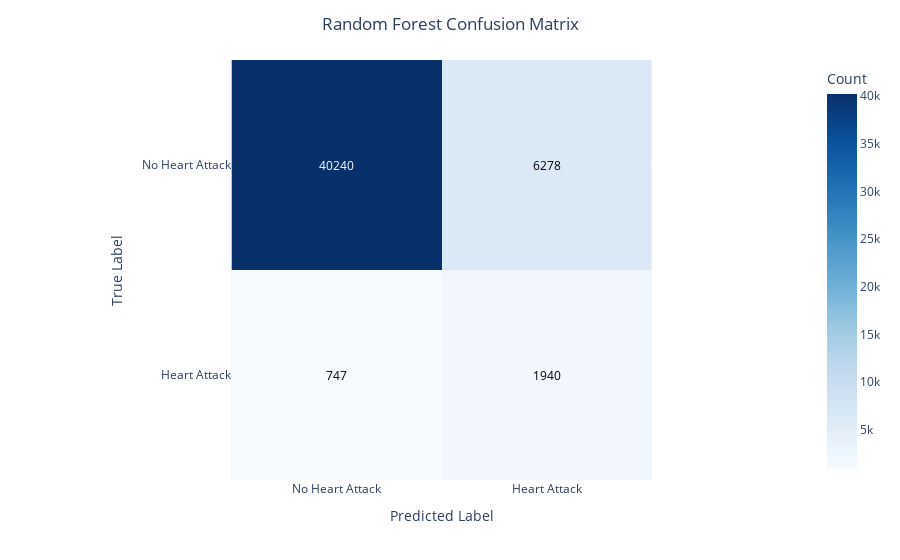

Source (notebook cell):
### Markdown cell above
### 4.2 Random Forest

Now, let's try a more complex model: Random Forest.

### Code cell
# Create and evaluate Random Forest model
rf_model = RandomForestClassifier(n_estimators=100, max_depth=10, min_samples_split=5, 
                                 class_weight='balanced', random_state=42, n_jobs=-1)
rf_results = evaluate_model(rf_model, X_train_processed, X_test_processed, y_train, y_test, "Random Forest")

### Figure 1 — Plotly figure (JSON) as saved in the notebook; plotly's stock layout.template omitted (floating-point values rounded to 4 significant figures)
{"data": [{"coloraxis": "coloraxis", "hovertemplate": "Predicted Label: %{x}<br>True Label: %{y}<br>Count: %{z}<extra></extra>", "name": "0", "type": "heatmap", "x": ["No Heart Attack", "Heart Attack"], "xaxis": "x", "y": ["No Heart Attack", "Heart Attack"], "yaxis": "y", "z": [[40240, 6278], [747, 1940]]}], "layout": {"annotations": [{"font": {"color": "white"}, "showarrow": false, "text": "40240", "x": "No Heart Attack", "y": "No Heart Attack"}, {"font": {"color": "black"}, "showarrow": false, "text": "6278", "x": "Heart Attack", "y": "No Heart Attack"}, {"font": {"color": "black"}, "showarrow": false, "text": "747", "x": "No Heart Attack", "y": "Heart Attack"}, {"font": {"color": "black"}, "showarrow": false, "text": "1940", "x": "Heart Attack", "y": "Heart Attack"}], "coloraxis": {"colorbar": {"title": {"text": "Count"}}, "colorscale": [[0, "rgb(247,251,255)"], [0.125, "rgb(222,235,247)"], [0.25, "rgb(198,219,239)"], [0.375, "rgb(158,202,225)"], [0.5, "rgb(107,174,214)"], [0.625, "rgb(66,146,198)"], [0.75, "rgb(33,113,181)"], [0.875, "rgb(8,81,156)"], [1, "rgb(8,48,107)"]]}, "margin": {"t": 60}, "title": {"text": "Random Forest Confusion Matrix", "x": 0.5}, "xaxis": {"anchor": "y", "constrain": "domain", "domain": [0, 1], "scaleanchor": "y", "title": {"text": "Predicted Label"}}, "yaxis": {"anchor": "x", "autorange": "reversed", "constrain": "domain", "domain": [0, 1], "title": {"text": "True Label"}}}}
